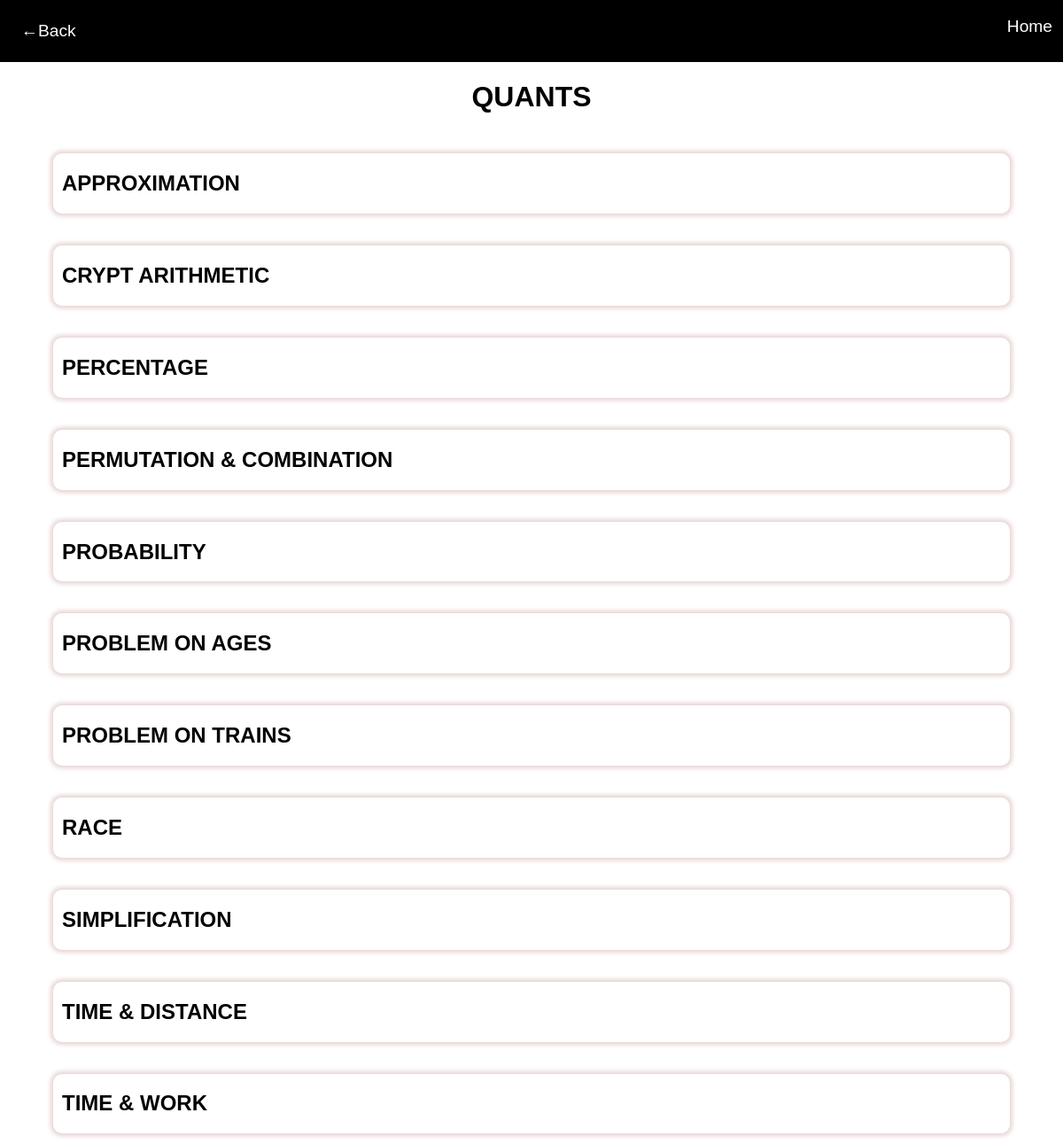
The page /quants on the database its author committed.
### aptitudes/models.py (models this page shows)
class aptitude(models.Model):
    category = models.TextField()
    topic = models.TextField()
    question = models.TextField()
    option1 = models.TextField(null=True)
    option2 = models.TextField(null=True)
    option3 = models.TextField(null=True)
    option4 = models.TextField(null=True)
    option5 = models.TextField(null=True)
    answer = models.TextField()
    def __str__(self):
        return self.topic

### aptitude/views.py (the view)
# urls.py: path('quants',views.quants),
def quants(request):
    a = aptitude.objects.filter(category='QUANTS')
    data = {'key':a}
    x=[]
    for i in data["key"]:
        x.append(str(i))
    topic_set = sorted(set(x))
    return render(request,"quants.html",{'key':topic_set})

### templates/quants.html (shortened to what this page needs)
<!DOCTYPE html>
<html lang="en">
<head>
</head>
<body>
    {% include 'header.html' %}
    <center><h1>QUANTS</h1></center>
    {% for i in key %}
    <a href="{% url 'quants_questions' topic_name=i %}">
        <section class="section">
            <h2>{{i}}</h2>
        </section>
    </a>
    {% endfor %}
</body>
</html>

### templates/quants.html (style rules this page uses)
* { box-sizing: border-box; }
body { margin: 0; font-family: Arial, sans-serif; background-color: #ffffff; }
.section { text-align: left; padding-left: 10px; background-color: #ffffff; width: 90%; float: left; margin: 2% 5% 1% 5% ; border-radius: 10px; box-shadow: 0px 0px 5px 3px rgb(232, 212, 212); }
a { text-decoration: none; color: black; }

### rows shown on the page
aptitude: key "APPROXIMATION"
aptitude: key "CRYPT ARITHMETIC"
aptitude: key "PERCENTAGE"
aptitude: key "PERMUTATION & COMBINATION"
aptitude: key "PROBABILITY"
aptitude: key "PROBLEM ON AGES"
aptitude: key "PROBLEM ON TRAINS"
aptitude: key "RACE"
aptitude: key "SIMPLIFICATION"
aptitude: key "TIME & DISTANCE"
aptitude: key "TIME & WORK"
